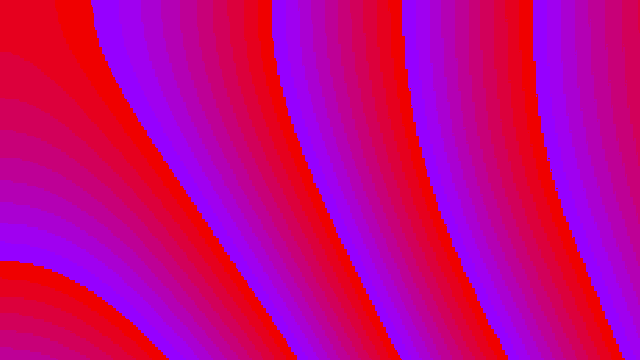
Frame 1 (no input)
Frame 60 (the mouse pressed at the canvas centre just before this capture): identical to frame 1, image omitted
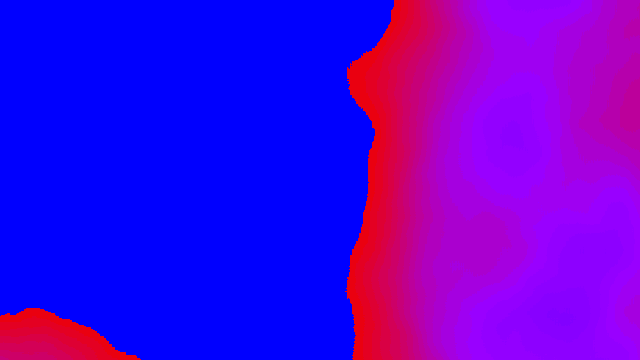
Frame 120 (the mouse held since frame 60 and released just before this capture)

The Processing sketch that drew these frames (run headless with seeded random() and noise(); from frame 60 on, the mouse is pressed at the canvas centre):

// Processing sketch: liquid
// ── liquid.pde
float increment = .001; //.02 liquid; .001 jagged to smooth
float t = 0;
float dt = .1;
float divisor = 10; // used for mod
float multiplier = 10; // used for mod
float green = 0;


void setup() {
  size(640, 360);
}

void draw() {
  
  loadPixels();

  float xoff = 0.0; // Start xoff at 0
  float detail = map(mouseX, 0, width, 0.1, 0.7);
  noiseDetail(12, detail);
  
  // For every x,y coordinate in a 2D space, calculate a noise value and produce a brightness value
  for (int x = 0; x < width; x++) {
    xoff += increment;   // Increment xoff 
    float yoff = 0.0;   // For every xoff, start yoff at 0
    for (int y = 0; y < height; y++) {
      yoff += increment; // Increment yoff
      
      // Calculate noise and scale by 255
      float bright = (int(noise(xoff, yoff, t) * 255) % divisor)*multiplier ;
     
      // Try using this line instead
      //float bright = random(0,255);
      
      // Set each pixel onscreen to a grayscale value
      pixels[x+y*width] = color(2*120-bright,0*map(1/(bright+.0001)+green,0,10000,0,1),bright*3);
      //pixels[x+y*width] = color(bright);
      
    
    }
  }
  
  updatePixels();
  dt = 1.*mouseY/height*.50;
  t += dt;
  if (random(0,1) > .99 || mousePressed) {
        divisor = random(1,100);
        multiplier = random(1,100);
        green = random(0,255);
        println("div, mult,, green " ,divisor, multiplier, green);
        
      }

}
